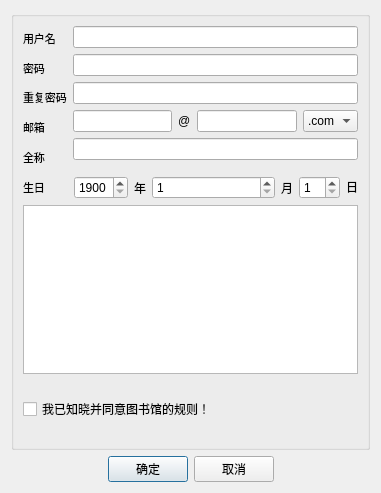
<?xml version="1.0" encoding="UTF-8"?>
<ui version="4.0">
 <class>SignUp</class>
 <widget class="QDialog" name="SignUp">
  <property name="geometry">
   <rect>
    <x>0</x>
    <y>0</y>
    <width>381</width>
    <height>493</height>
   </rect>
  </property>
  <property name="windowTitle">
   <string>注册</string>
  </property>
  <property name="windowIcon">
   <iconset resource="../src.qrc">
    <normaloff>:/images/signupicon.png</normaloff>:/images/signupicon.png</iconset>
  </property>
  <layout class="QVBoxLayout" name="verticalLayout_4">
   <item>
    <widget class="QGroupBox" name="groupBox">
     <property name="title">
      <string/>
     </property>
     <layout class="QVBoxLayout" name="verticalLayout_3">
      <item>
       <layout class="QHBoxLayout" name="horizontalLayout_6">
        <item>
         <layout class="QVBoxLayout" name="verticalLayout_2">
          <item>
           <widget class="QLabel" name="label">
            <property name="font">
             <font>
              <pointsize>8</pointsize>
              <kerning>false</kerning>
             </font>
            </property>
            <property name="text">
             <string>用户名</string>
            </property>
            <property name="indent">
             <number>0</number>
            </property>
           </widget>
          </item>
          <item>
           <widget class="QLabel" name="label_3">
            <property name="font">
             <font>
              <pointsize>8</pointsize>
             </font>
            </property>
            <property name="text">
             <string>密码</string>
            </property>
            <property name="scaledContents">
             <bool>false</bool>
            </property>
            <property name="margin">
             <number>0</number>
            </property>
            <property name="indent">
             <number>0</number>
            </property>
           </widget>
          </item>
          <item>
           <widget class="QLabel" name="label_8">
            <property name="font">
             <font>
              <pointsize>8</pointsize>
              <kerning>true</kerning>
             </font>
            </property>
            <property name="text">
             <string>重复密码</string>
            </property>
            <property name="indent">
             <number>-2</number>
            </property>
           </widget>
          </item>
          <item>
           <widget class="QLabel" name="label_4">
            <property name="font">
             <font>
              <pointsize>8</pointsize>
             </font>
            </property>
            <property name="text">
             <string>邮箱</string>
            </property>
           </widget>
          </item>
          <item>
           <widget class="QLabel" name="label_6">
            <property name="font">
             <font>
              <pointsize>8</pointsize>
             </font>
            </property>
            <property name="text">
             <string>全称</string>
            </property>
           </widget>
          </item>
          <item>
           <widget class="QLabel" name="label_5">
            <property name="font">
             <font>
              <pointsize>8</pointsize>
             </font>
            </property>
            <property name="text">
             <string>生日</string>
            </property>
           </widget>
          </item>
         </layout>
        </item>
        <item>
         <layout class="QVBoxLayout" name="verticalLayout">
          <item>
           <widget class="QLineEdit" name="lineEdit_accountname"/>
          </item>
          <item>
           <widget class="QLineEdit" name="lineEdit_password">
            <property name="echoMode">
             <enum>QLineEdit::Password</enum>
            </property>
            <property name="readOnly">
             <bool>false</bool>
            </property>
           </widget>
          </item>
          <item>
           <widget class="QLineEdit" name="lineEdit_confirm_password">
            <property name="echoMode">
             <enum>QLineEdit::Password</enum>
            </property>
           </widget>
          </item>
          <item>
           <layout class="QHBoxLayout" name="horizontalLayout_5">
            <item>
             <widget class="QLineEdit" name="lineEdit_email"/>
            </item>
            <item>
             <widget class="QLabel" name="label_10">
              <property name="text">
               <string>@</string>
              </property>
             </widget>
            </item>
            <item>
             <widget class="QLineEdit" name="lineEdit_email2"/>
            </item>
            <item>
             <widget class="QComboBox" name="comboBox_domen">
              <item>
               <property name="text">
                <string>.com</string>
               </property>
              </item>
              <item>
               <property name="text">
                <string>.edu</string>
               </property>
              </item>
              <item>
               <property name="text">
                <string>.cn</string>
               </property>
              </item>
             </widget>
            </item>
           </layout>
          </item>
          <item>
           <widget class="QLineEdit" name="lineEdit_fullname"/>
          </item>
          <item>
           <layout class="QHBoxLayout" name="horizontalLayout" stretch="0,0,1,0,0,0">
            <property name="leftMargin">
             <number>1</number>
            </property>
            <property name="topMargin">
             <number>10</number>
            </property>
            <property name="rightMargin">
             <number>0</number>
            </property>
            <property name="bottomMargin">
             <number>0</number>
            </property>
            <item>
             <widget class="QSpinBox" name="spinBox_year">
              <property name="minimum">
               <number>1900</number>
              </property>
              <property name="maximum">
               <number>2017</number>
              </property>
             </widget>
            </item>
            <item>
             <widget class="QLabel" name="label_13">
              <property name="text">
               <string>年</string>
              </property>
              <property name="alignment">
               <set>Qt::AlignRight|Qt::AlignTrailing|Qt::AlignVCenter</set>
              </property>
             </widget>
            </item>
            <item>
             <widget class="QSpinBox" name="spinBox_month">
              <property name="minimum">
               <number>1</number>
              </property>
              <property name="maximum">
               <number>12</number>
              </property>
             </widget>
            </item>
            <item>
             <widget class="QLabel" name="label_12">
              <property name="text">
               <string>月</string>
              </property>
              <property name="alignment">
               <set>Qt::AlignRight|Qt::AlignTrailing|Qt::AlignVCenter</set>
              </property>
             </widget>
            </item>
            <item>
             <widget class="QSpinBox" name="spinBox_day">
              <property name="minimum">
               <number>1</number>
              </property>
              <property name="maximum">
               <number>31</number>
              </property>
             </widget>
            </item>
            <item>
             <widget class="QLabel" name="label_11">
              <property name="text">
               <string>日</string>
              </property>
              <property name="textFormat">
               <enum>Qt::RichText</enum>
              </property>
              <property name="scaledContents">
               <bool>false</bool>
              </property>
              <property name="alignment">
               <set>Qt::AlignRight|Qt::AlignTrailing|Qt::AlignVCenter</set>
              </property>
             </widget>
            </item>
           </layout>
          </item>
          <item>
           <layout class="QHBoxLayout" name="horizontalLayout_2"/>
          </item>
         </layout>
        </item>
       </layout>
      </item>
      <item>
       <widget class="QPlainTextEdit" name="plainTextEdit_rules"/>
      </item>
      <item>
       <spacer name="verticalSpacer_3">
        <property name="orientation">
         <enum>Qt::Vertical</enum>
        </property>
        <property name="sizeHint" stdset="0">
         <size>
          <width>20</width>
          <height>40</height>
         </size>
        </property>
       </spacer>
      </item>
      <item>
       <widget class="QCheckBox" name="check_box_read">
        <property name="text">
         <string>我已知晓并同意图书馆的规则！</string>
        </property>
       </widget>
      </item>
      <item>
       <spacer name="verticalSpacer_2">
        <property name="orientation">
         <enum>Qt::Vertical</enum>
        </property>
        <property name="sizeHint" stdset="0">
         <size>
          <width>20</width>
          <height>40</height>
         </size>
        </property>
       </spacer>
      </item>
     </layout>
    </widget>
   </item>
   <item>
    <layout class="QHBoxLayout" name="horizontalLayout_3">
     <item>
      <spacer name="horizontalSpacer">
       <property name="orientation">
        <enum>Qt::Horizontal</enum>
       </property>
       <property name="sizeHint" stdset="0">
        <size>
         <width>40</width>
         <height>20</height>
        </size>
       </property>
      </spacer>
     </item>
     <item>
      <widget class="QPushButton" name="pushButton_ok">
       <property name="sizePolicy">
        <sizepolicy hsizetype="Preferred" vsizetype="Preferred">
         <horstretch>0</horstretch>
         <verstretch>0</verstretch>
        </sizepolicy>
       </property>
       <property name="text">
        <string>确定</string>
       </property>
      </widget>
     </item>
     <item>
      <widget class="QPushButton" name="pushButton_cancel">
       <property name="sizePolicy">
        <sizepolicy hsizetype="Preferred" vsizetype="Preferred">
         <horstretch>0</horstretch>
         <verstretch>0</verstretch>
        </sizepolicy>
       </property>
       <property name="text">
        <string>取消</string>
       </property>
      </widget>
     </item>
     <item>
      <spacer name="horizontalSpacer_2">
       <property name="orientation">
        <enum>Qt::Horizontal</enum>
       </property>
       <property name="sizeHint" stdset="0">
        <size>
         <width>40</width>
         <height>20</height>
        </size>
       </property>
      </spacer>
     </item>
    </layout>
   </item>
   <item>
    <spacer name="verticalSpacer">
     <property name="orientation">
      <enum>Qt::Vertical</enum>
     </property>
     <property name="sizeHint" stdset="0">
      <size>
       <width>20</width>
       <height>40</height>
      </size>
     </property>
    </spacer>
   </item>
  </layout>
 </widget>
 <resources>
  <include location="../src.qrc"/>
 </resources>
 <connections/>
</ui>
